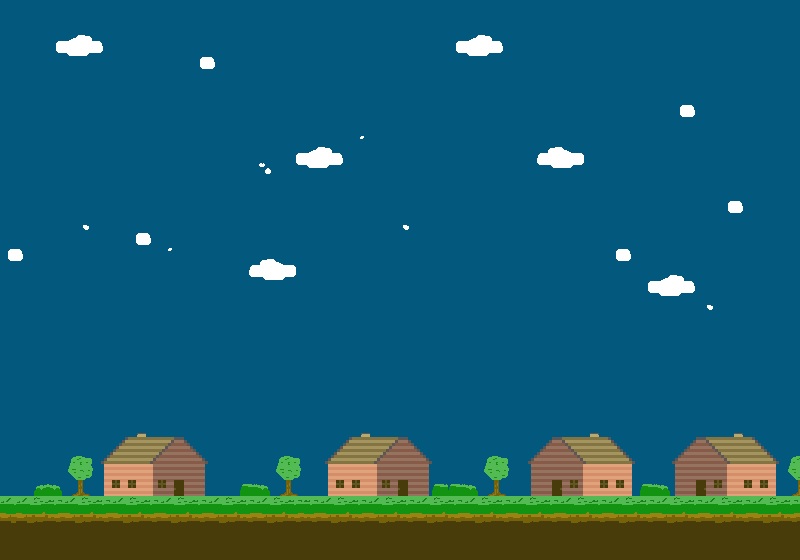

A 2D game scene composited from a Tiled map and its tileset images. What follows is a short description and the map's XML, with each tile layer's data collapsed to a summary:
An orthogonal 50x35 tile map with 16x16 px tiles, 2 tile layers (BackLayer, BoxLayer), 2 tilesets and 6 objects (spawnpoint, Spawn Point, DropPoint1, DropPoint2, DropPoint3, ...).

<map version="1.2" tiledversion="1.2.3" orientation="orthogonal" renderorder="right-down" width="50" height="35" tilewidth="16" tileheight="16" infinite="0" nextlayerid="16" nextobjectid="9">
 <tileset firstgid="1" name="custtiles2" tilewidth="16" tileheight="16" tilecount="324" columns="18">
  <image source="../tileset/custtiles2.png" width="288" height="288" />
  <tile id="18">
   <properties>
    <property name="collides" type="bool" value="true" />
   </properties>
  </tile>
  <tile id="19">
   <properties>
    <property name="collides" type="bool" value="true" />
   </properties>
  </tile>
  <tile id="20">
   <properties>
    <property name="collides" type="bool" value="true" />
   </properties>
  </tile>
  <tile id="36">
   <properties>
    <property name="collides" type="bool" value="true" />
   </properties>
  </tile>
  <tile id="37">
   <properties>
    <property name="collides" type="bool" value="true" />
   </properties>
  </tile>
  <tile id="38">
   <properties>
    <property name="collides" type="bool" value="true" />
   </properties>
  </tile>
  <tile id="54">
   <properties>
    <property name="collides" type="bool" value="true" />
   </properties>
  </tile>
  <tile id="55">
   <properties>
    <property name="collides" type="bool" value="true" />
   </properties>
  </tile>
  <tile id="56">
   <properties>
    <property name="collides" type="bool" value="true" />
   </properties>
  </tile>
 </tileset>
 <tileset firstgid="325" name="amazonpackage" tilewidth="16" tileheight="16" tilecount="1" columns="1">
  <image source="../sprites/atlas/amazonpackage.png" width="16" height="16" />
 </tileset>
 <layer id="13" name="BackLayer" width="50" height="35">
  <data>[1750 cells, 1750 non-empty, 59 distinct tile ids]</data>
 </layer>
 <layer id="15" name="BoxLayer" width="50" height="35">
  <data>[1750 cells, 0 non-empty, 0 distinct tile ids]</data>
 </layer>
 <objectgroup id="5" name="PlayerLayer">
  <object id="1" name="spawnpoint" type="spawnpoint" x="231" y="726" visible="0">
   <point />
  </object>
  <object id="4" name="Spawn Point" type="Spawn Point" x="232" y="485.333">
   <point />
  </object>
  <object id="5" name="DropPoint1" type="DropPoint1" x="168.667" y="492">
   <point />
  </object>
  <object id="6" name="DropPoint2" type="DropPoint2" x="392" y="490">
   <point />
  </object>
  <object id="7" name="DropPoint3" type="DropPoint3" x="569.333" y="492">
   <point />
  </object>
  <object id="8" name="DropPoint4" type="DropPoint4" x="694" y="490.667">
   <point />
  </object>
 </objectgroup>
</map>